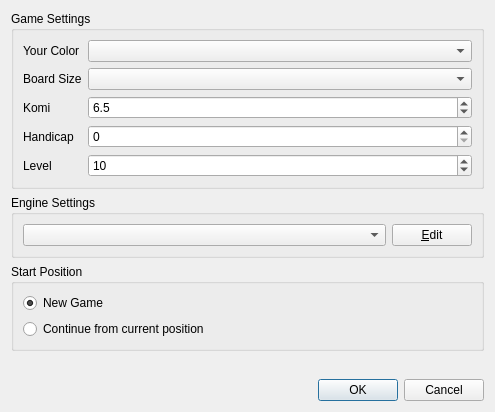
<?xml version="1.0" encoding="UTF-8"?>
<ui version="4.0">
 <class>PlayWithComputerDialog</class>
 <widget class="QDialog" name="PlayWithComputerDialog">
  <property name="geometry">
   <rect>
    <x>0</x>
    <y>0</y>
    <width>495</width>
    <height>412</height>
   </rect>
  </property>
  <property name="sizePolicy">
   <sizepolicy hsizetype="Preferred" vsizetype="Minimum">
    <horstretch>0</horstretch>
    <verstretch>0</verstretch>
   </sizepolicy>
  </property>
  <property name="windowTitle">
   <string>Play with Computer</string>
  </property>
  <layout class="QVBoxLayout" name="verticalLayout">
   <item>
    <layout class="QVBoxLayout" name="verticalLayout_2">
     <item>
      <widget class="QGroupBox" name="groupBox">
       <property name="title">
        <string>Game Settings</string>
       </property>
       <layout class="QFormLayout" name="formLayout_2">
        <property name="fieldGrowthPolicy">
         <enum>QFormLayout::AllNonFixedFieldsGrow</enum>
        </property>
        <item row="0" column="0">
         <widget class="QLabel" name="label_6">
          <property name="text">
           <string>Your Color</string>
          </property>
         </widget>
        </item>
        <item row="0" column="1">
         <widget class="QComboBox" name="colorComboBox"/>
        </item>
        <item row="1" column="0">
         <widget class="QLabel" name="label_2">
          <property name="text">
           <string>Board Size</string>
          </property>
         </widget>
        </item>
        <item row="1" column="1">
         <widget class="QComboBox" name="boardSizeComboBox"/>
        </item>
        <item row="2" column="0">
         <widget class="QLabel" name="label_3">
          <property name="text">
           <string>Komi</string>
          </property>
         </widget>
        </item>
        <item row="2" column="1">
         <widget class="QDoubleSpinBox" name="komiSpinBox">
          <property name="decimals">
           <number>1</number>
          </property>
          <property name="minimum">
           <double>-20.000000000000000</double>
          </property>
          <property name="maximum">
           <double>20.000000000000000</double>
          </property>
          <property name="singleStep">
           <double>0.500000000000000</double>
          </property>
          <property name="value">
           <double>6.500000000000000</double>
          </property>
         </widget>
        </item>
        <item row="3" column="0">
         <widget class="QLabel" name="label_4">
          <property name="text">
           <string>Handicap</string>
          </property>
         </widget>
        </item>
        <item row="3" column="1">
         <widget class="QSpinBox" name="handicapSpinBox">
          <property name="maximum">
           <number>9</number>
          </property>
         </widget>
        </item>
        <item row="4" column="0">
         <widget class="QLabel" name="label_5">
          <property name="text">
           <string>Level</string>
          </property>
         </widget>
        </item>
        <item row="4" column="1">
         <widget class="QSpinBox" name="levelSpinBox">
          <property name="maximum">
           <number>12</number>
          </property>
          <property name="value">
           <number>10</number>
          </property>
         </widget>
        </item>
       </layout>
      </widget>
     </item>
     <item>
      <widget class="QGroupBox" name="engineGroupBox">
       <property name="title">
        <string>Engine Settings</string>
       </property>
       <layout class="QHBoxLayout" name="horizontalLayout_2">
        <item>
         <widget class="QComboBox" name="engineComboBox"/>
        </item>
        <item>
         <widget class="QPushButton" name="editEngineButton">
          <property name="sizePolicy">
           <sizepolicy hsizetype="Maximum" vsizetype="Fixed">
            <horstretch>0</horstretch>
            <verstretch>0</verstretch>
           </sizepolicy>
          </property>
          <property name="text">
           <string>&amp;Edit</string>
          </property>
         </widget>
        </item>
       </layout>
      </widget>
     </item>
     <item>
      <widget class="QGroupBox" name="positionGroupBox">
       <property name="title">
        <string>Start Position</string>
       </property>
       <layout class="QVBoxLayout" name="verticalLayout_3">
        <item>
         <widget class="QRadioButton" name="newGame">
          <property name="text">
           <string>New Game</string>
          </property>
          <property name="checked">
           <bool>true</bool>
          </property>
         </widget>
        </item>
        <item>
         <widget class="QRadioButton" name="resume">
          <property name="text">
           <string>Continue from current position</string>
          </property>
         </widget>
        </item>
       </layout>
      </widget>
     </item>
    </layout>
   </item>
   <item>
    <spacer name="verticalSpacer">
     <property name="orientation">
      <enum>Qt::Vertical</enum>
     </property>
     <property name="sizeHint" stdset="0">
      <size>
       <width>20</width>
       <height>40</height>
      </size>
     </property>
    </spacer>
   </item>
   <item>
    <widget class="QDialogButtonBox" name="buttonBox">
     <property name="orientation">
      <enum>Qt::Horizontal</enum>
     </property>
     <property name="standardButtons">
      <set>QDialogButtonBox::Cancel|QDialogButtonBox::Ok</set>
     </property>
    </widget>
   </item>
  </layout>
 </widget>
 <tabstops>
  <tabstop>colorComboBox</tabstop>
  <tabstop>boardSizeComboBox</tabstop>
  <tabstop>komiSpinBox</tabstop>
  <tabstop>handicapSpinBox</tabstop>
  <tabstop>levelSpinBox</tabstop>
  <tabstop>engineComboBox</tabstop>
  <tabstop>editEngineButton</tabstop>
  <tabstop>newGame</tabstop>
  <tabstop>resume</tabstop>
  <tabstop>buttonBox</tabstop>
 </tabstops>
 <resources/>
 <connections>
  <connection>
   <sender>buttonBox</sender>
   <signal>accepted()</signal>
   <receiver>PlayWithComputerDialog</receiver>
   <slot>accept()</slot>
   <hints>
    <hint type="sourcelabel">
     <x>247</x>
     <y>299</y>
    </hint>
    <hint type="destinationlabel">
     <x>157</x>
     <y>274</y>
    </hint>
   </hints>
  </connection>
  <connection>
   <sender>buttonBox</sender>
   <signal>rejected()</signal>
   <receiver>PlayWithComputerDialog</receiver>
   <slot>reject()</slot>
   <hints>
    <hint type="sourcelabel">
     <x>315</x>
     <y>299</y>
    </hint>
    <hint type="destinationlabel">
     <x>286</x>
     <y>274</y>
    </hint>
   </hints>
  </connection>
 </connections>
</ui>
